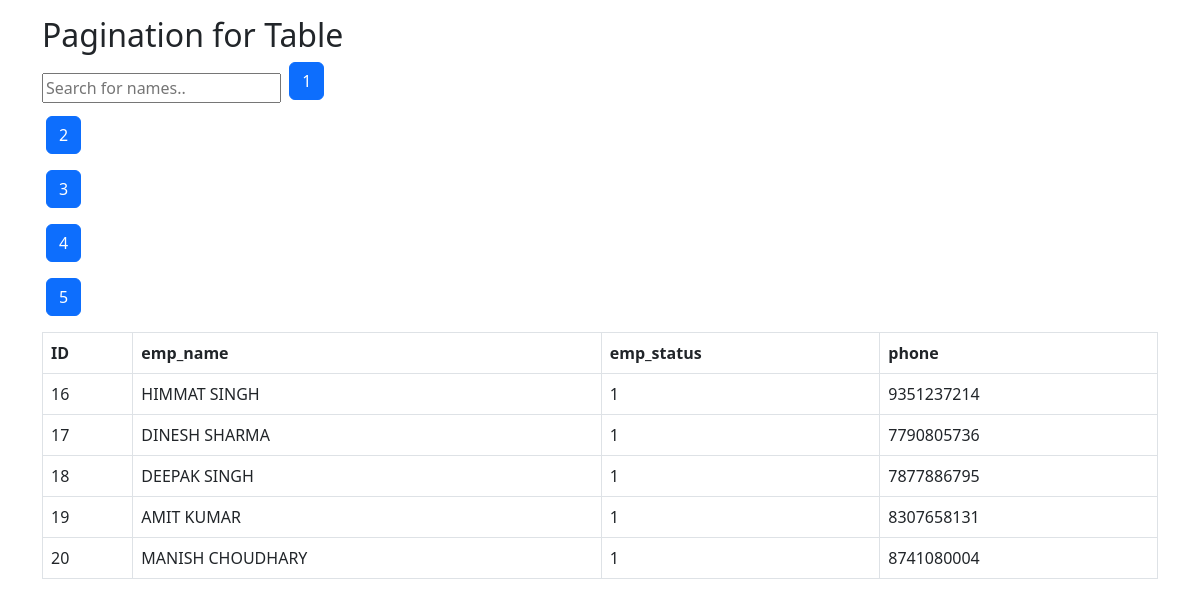
Screenshot of /test2.php?page=4 with the database file from the repository.
### tables this page shows
CREATE TABLE `employee` (
  `Id` int(11) NOT NULL,
  `emp_name` varchar(100) NOT NULL,
  `emp_code` varchar(150) NOT NULL,
  `desig_id` varchar(150) NOT NULL,
  `dept_id` varchar(200) NOT NULL,
  `attendence_id` varchar(150) NOT NULL,
  `project_id` varchar(200) NOT NULL,
  `emp_type` varchar(150) NOT NULL,
  `emp_status` varchar(150) NOT NULL COMMENT '1 means Active,0 Means De-Active',
  `user_login` varchar(100) NOT NULL,
  `username` varchar(100) NOT NULL,
  `password` varchar(100) NOT NULL,
  `original_password` varchar(200) NOT NULL,
  `role_id` varchar(150) NOT NULL,
  `CreatedBy` varchar(150) NOT NULL,
  `email` varchar(100) NOT NULL,
  `phone` varchar(10) NOT NULL,
  `alernate_number` varchar(10) NOT NULL,
  `gender` varchar(100) NOT NULL,
  `father_name` varchar(100) NOT NULL,
  `father_mobile` varchar(10) NOT NULL,
  `current_address` varchar(2000) NOT NULL,
  `country_id` varchar(200) NOT NULL,
  `state_id` varchar(200) NOT NULL,
  `city_id` varchar(200) NOT NULL,
  `pin_code` varchar(100) NOT NULL,
  `permanent_address` varchar(2000) NOT NULL,
  `joining_date` varchar(200) NOT NULL,
  `beneficiary_name` varchar(200) NOT NULL,
  `account_number` varchar(200) NOT NULL,
  `bank_name` varchar(150) NOT NULL,
  `branch_name` varchar(150) NOT NULL,
  `ifsc_code` varchar(100) NOT NULL,
  `forget_password` varchar(150) NOT NULL,
  `project_name` varchar(150) NOT NULL,
  `aadhar_no` varchar(150) NOT NULL,
  `pan_no` varchar(150) NOT NULL,
  `uan_no` varchar(150) NOT NULL,
  `esi_no` varchar(150) NOT NULL,
  `pf_no` varchar(150) NOT NULL,
  `createdon` timestamp NOT NULL DEFAULT current_timestamp(),
  `Updatedon` datetime DEFAULT current_timestamp() ON UPDATE current_timestamp(),
  `status_updated_on` timestamp NOT NULL DEFAULT current_timestamp()
);

### test2.php (the view, shortened to what this page needs)
<!DOCTYPE html>
<html lang="en">
<head>
  <link href="https://cdn.jsdelivr.net/npm/bootstrap@5.2.3/dist/css/bootstrap.min.css" rel="stylesheet">
</head>
<body>
<div class="container mt-3">
  <h2>Pagination for Table</h2>
  <input type="text" id="myInput" onkeyup="myFunction()" placeholder="Search for names.." title="Type in a name">
  <table class="table table-bordered" id="dataTable">
    <thead>
      <tr>
        <th>ID</th>
        <th>emp_name</th>
        <th>emp_status</th>
        <th>phone</th>
      </tr>
    </thead>
    <tbody>
        <?php
        $conn = new mysqli('localhost:8080', 'root', '', 'adminpanel');
        $sql="select * from `employee`";
        $result = mysqli_query($conn, $sql);
        $num = mysqli_num_rows($result);
        $numberPages=5;
        $totalPages=ceil($num/$numberPages);
        for($btn=1;$btn<=$totalPages;$btn++)
        {
          echo '<button class="btn btn-primary mx-1 mb-3"><a class="page-link" id="pagelinks" href="test2.php?page='.$btn.'">'.$btn.'</button>';
        }
        if(isset($_GET['page']))
        {
          $page=$_GET['page'];
        }
        else
        {
          $page=1;
        }
        $startingLimit=($page-1) * $numberPages;
        $sql="select * from `employee` limit ".$startingLimit.','.$numberPages;
        $result = mysqli_query($conn, $sql);
        while($row=mysqli_fetch_assoc($result))
            {?>
      <tr>
        <td><?php echo $row["Id"]; ?></td>
        <td><?php echo $row["emp_name"]; ?></td>
        <td><?php echo $row["emp_status"]; ?></td>
        <td><?php echo $row["phone"]; ?></td>
      </tr>
      <?php } ?>
    </tbody>
  </table>
</div>
</body>
</html>

### rows the page displays
employee: Id "16", emp_name "HIMMAT SINGH", emp_status "1", phone "9351237214"
employee: Id "17", emp_name "DINESH SHARMA", emp_status "1", phone "7790805736"
employee: Id "18", emp_name "DEEPAK SINGH", emp_status "1", phone "7877886795"
employee: Id "19", emp_name "AMIT KUMAR", emp_status "1", phone "8307658131"
employee: Id "20", emp_name "MANISH CHOUDHARY", emp_status "1", phone "8741080004"
